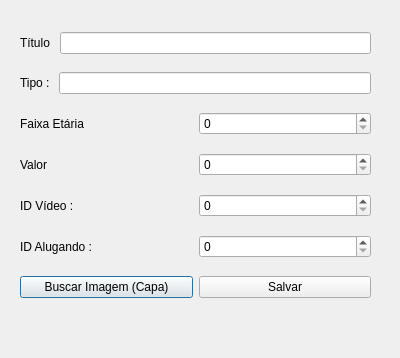
<?xml version="1.0" encoding="UTF-8"?>
<ui version="4.0">
 <class>add_video</class>
 <widget class="QDialog" name="add_video">
  <property name="geometry">
   <rect>
    <x>0</x>
    <y>0</y>
    <width>400</width>
    <height>358</height>
   </rect>
  </property>
  <property name="windowTitle">
   <string>Adicionar Vídeo</string>
  </property>
  <widget class="QWidget" name="layoutWidget">
   <property name="geometry">
    <rect>
     <x>20</x>
     <y>20</y>
     <width>351</width>
     <height>291</height>
    </rect>
   </property>
   <layout class="QVBoxLayout" name="verticalLayout">
    <item>
     <layout class="QHBoxLayout" name="horizontalLayout_2">
      <item>
       <widget class="QLabel" name="label_2">
        <property name="text">
         <string>Título </string>
        </property>
       </widget>
      </item>
      <item>
       <widget class="QLineEdit" name="txt_titulo"/>
      </item>
     </layout>
    </item>
    <item>
     <layout class="QHBoxLayout" name="horizontalLayout">
      <item>
       <widget class="QLabel" name="label">
        <property name="text">
         <string>Tipo : </string>
        </property>
       </widget>
      </item>
      <item>
       <widget class="QLineEdit" name="txt_tipo"/>
      </item>
     </layout>
    </item>
    <item>
     <layout class="QHBoxLayout" name="horizontalLayout_7">
      <item>
       <widget class="QLabel" name="label_6">
        <property name="text">
         <string>Faixa Etária</string>
        </property>
       </widget>
      </item>
      <item>
       <widget class="QSpinBox" name="video_age"/>
      </item>
     </layout>
    </item>
    <item>
     <layout class="QHBoxLayout" name="horizontalLayout_3">
      <item>
       <widget class="QLabel" name="label_3">
        <property name="text">
         <string>Valor</string>
        </property>
       </widget>
      </item>
      <item>
       <widget class="QSpinBox" name="video_valor"/>
      </item>
     </layout>
    </item>
    <item>
     <layout class="QHBoxLayout" name="horizontalLayout_4">
      <item>
       <widget class="QLabel" name="label_4">
        <property name="text">
         <string>ID Vídeo :</string>
        </property>
       </widget>
      </item>
      <item>
       <widget class="QSpinBox" name="video_id"/>
      </item>
     </layout>
    </item>
    <item>
     <layout class="QHBoxLayout" name="horizontalLayout_5">
      <item>
       <widget class="QLabel" name="label_5">
        <property name="text">
         <string>ID Alugando :</string>
        </property>
       </widget>
      </item>
      <item>
       <widget class="QSpinBox" name="video_idalug">
        <property name="minimum">
         <number>0</number>
        </property>
        <property name="value">
         <number>0</number>
        </property>
       </widget>
      </item>
     </layout>
    </item>
    <item>
     <layout class="QHBoxLayout" name="horizontalLayout_6">
      <item>
       <widget class="QPushButton" name="btn_imagem">
        <property name="text">
         <string>Buscar Imagem (Capa)</string>
        </property>
       </widget>
      </item>
      <item>
       <widget class="QPushButton" name="btn_salvar">
        <property name="text">
         <string>Salvar</string>
        </property>
       </widget>
      </item>
     </layout>
    </item>
   </layout>
  </widget>
 </widget>
 <resources/>
 <connections/>
</ui>
